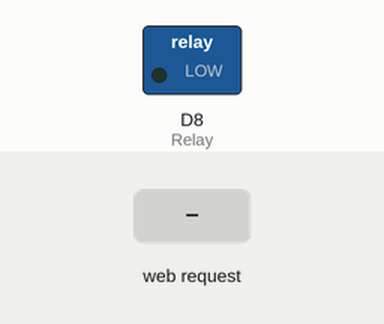
Recording of a sketch running on a simulated ESP8266 (NodeMCU). Shown: switched loads named in the sketch (green lamp = pin HIGH). The test bench sets the inputs (shaded band). WiFi joins after 1.5 s; servers stay silent unless stated; what the sketch prints to the serial monitor is not drawn.

Above: at 2.8 s.
2.9 s: HTTP request GET /a received
At 3.8 s:
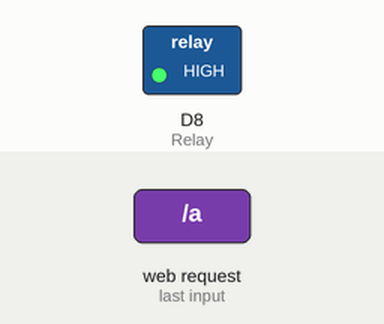
4.4 s: HTTP request GET /A received
At 4.9 s:
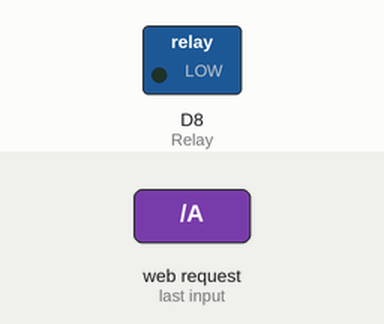
Timing chart, 0 to 7.4 s (numbered marks = the images above; inputs shaded):
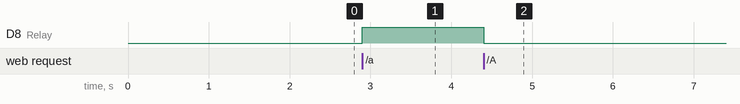

The sketch:

controlling_led_using_relay_switch_Home_Automation_.ino
```cpp
#include <ESP8266WiFi.h>
WiFiClient client;
WiFiServer server(80);
#define Relay D8
#define led D5
void setup()
{
  Serial.begin(9600);
  String SS_ID = "JioFiber-24_GHz";
  String PASS = "9814826244";
  WiFi.begin(SS_ID,PASS);
  while(WiFi.status() != WL_CONNECTED)
  {
    Serial.print("..");
    delay(200);
  }
  Serial.println();
  Serial.print("NODE MCU is connected to ");
  Serial.println(SS_ID);
  Serial.println(WiFi.localIP());
  server.begin();
  pinMode(Relay,OUTPUT);
}


void loop()
{
  client = server.available();
  if (client == 1)
  {
    String request = client.readStringUntil('\n');
    Serial.println(request);
    request.trim();
    if (request == "GET /A HTTP/1.1" || request == "GET /forward HTTP/1.1" || request == "GET /right HTTP/1.1")
    {
      digitalWrite(Relay,LOW);
    }
    if (request == "GET /a HTTP/1.1" || request == "GET /back HTTP/1.1" || request == "GET /left HTTP/1.1")
    {
      digitalWrite(Relay,HIGH);
    }
  }
}
```

Measured:
- after the input at 2.9 s, D8 (Relay): LOW → HIGH at once
- after the input at 4.4 s, D8 (Relay): HIGH → LOW at once
